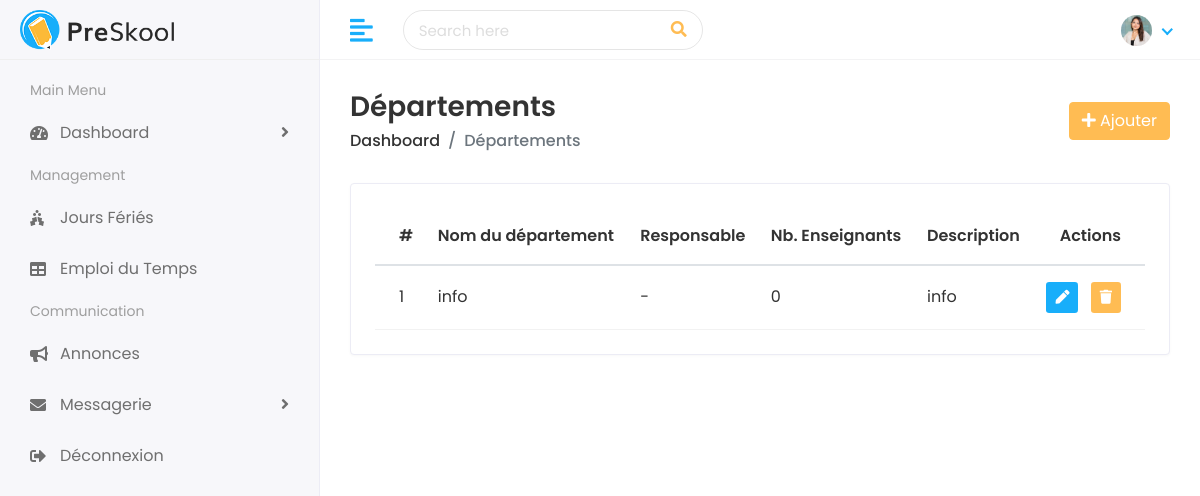
/departments/, run on an earlier commit of the app's database.
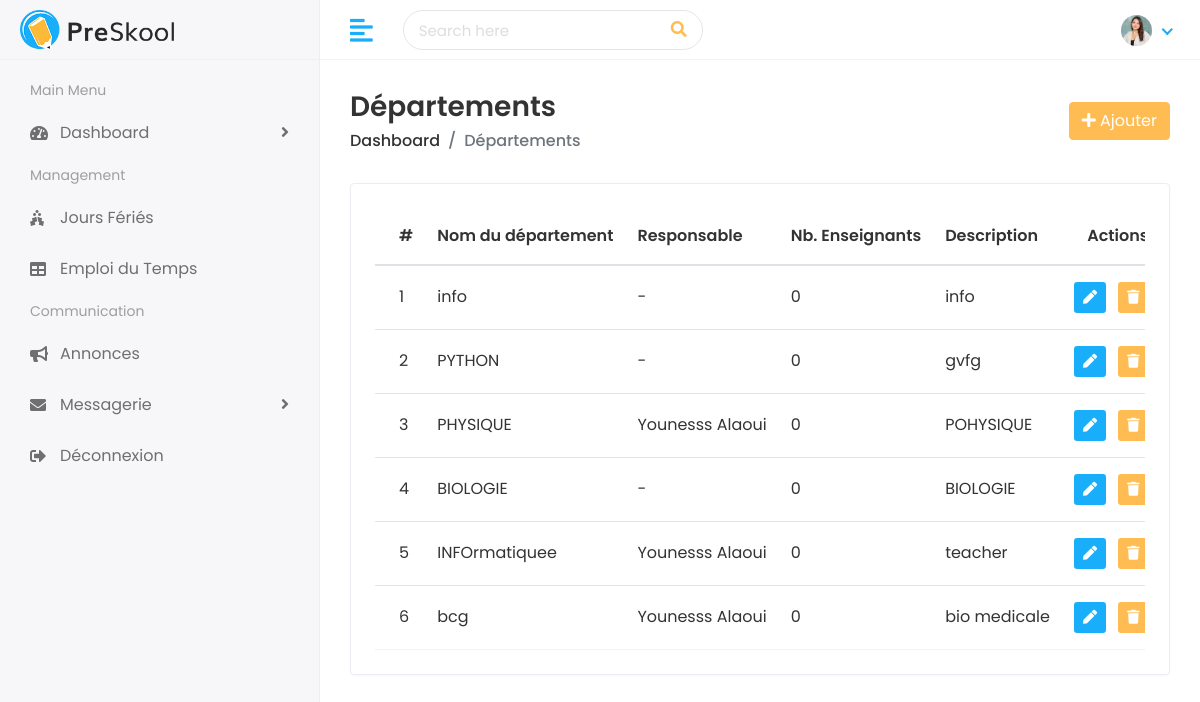
And on a later commit of the database.
### faculty/models.py (models this page shows, shortened)
class Department(models.Model):
    name = models.CharField(max_length=100, unique=True, verbose_name="Nom du département")
    description = models.TextField(blank=True, null=True, verbose_name="Description")
    head_teacher = models.ForeignKey(
        Teacher,
        on_delete=models.SET_NULL,
        null=True,
        blank=True,
        related_name='headed_departments',
        verbose_name="Responsable (Enseignant)"
    )
    teachers = models.ManyToManyField(
        Teacher,
        blank=True,
        related_name='departments',
        verbose_name="Enseignants"
    )

class Teacher(models.Model):
    teacher_id = models.CharField(max_length=20, unique=True, verbose_name="ID Enseignant")
    first_name = models.CharField(max_length=100, verbose_name="Prénom")
    last_name = models.CharField(max_length=100, verbose_name="Nom")
    gender = models.CharField(max_length=10, choices=[('Male', 'Masculin'), ('Female', 'Féminin')], verbose_name="Genre")
    date_of_birth = models.DateField(verbose_name="Date de naissance")
    joining_date = models.DateField(verbose_name="Date d'embauche")
    mobile_number = models.CharField(max_length=15, verbose_name="Numéro de téléphone")
    address = models.TextField(blank=True, null=True, verbose_name="Adresse")
    experience = models.CharField(max_length=50, blank=True, null=True, verbose_name="Expérience")
    image = models.ImageField(upload_to='teachers/', blank=True, null=True, verbose_name="Photo de profil")
    def __str__(self):
        return f"{self.first_name} {self.last_name}"

### faculty/views.py (the view)
# urls.py: path('departments/', views.department_list, name='department_list'),
def department_list(request):
    departments = Department.objects.all()
    return render(request, 'departments/departments.html', {'departments': departments})

### templates/departments/departments.html (shortened to what this page needs)
{% extends 'Home/base.html' %}
{% load static %}
{% block body %}
<div class="page-wrapper">
  <div class="content container-fluid">
    <div class="page-header">
      <div class="row align-items-center">
        <div class="col">
          <h3 class="page-title">Départements</h3>
          <ul class="breadcrumb">
            <li class="breadcrumb-item"><a href="/dashboard/">Dashboard</a></li>
            <li class="breadcrumb-item active">Départements</li>
          </ul>
        </div>
        <div class="col-auto text-right float-right ml-auto">
          <a href="{% url 'add_department' %}" class="btn btn-primary">
            <i class="fas fa-plus"></i> Ajouter
          </a>
        </div>
      </div>
    </div>
    <div class="row">
      <div class="col-sm-12">
        <div class="card card-table">
          <div class="card-body">
            <div class="table-responsive">
              <table class="table table-hover table-center mb-0 datatable">
                <thead>
                  <tr>
                    <th>#</th>
                    <th>Nom du département</th>
                    <th>Responsable</th>
                    <th>Nb. Enseignants</th>
                    <th>Description</th>
                    <th class="text-right">Actions</th>
                  </tr>
                </thead>
                <tbody>
                  {% for dept in departments %}
                  <tr>
                    <td>{{ forloop.counter }}</td>
                    <td>{{ dept.name }}</td>
                    <td>{{ dept.head_teacher|default:"-" }}</td>
                    <td>{{ dept.teachers.count }}</td>
                    <td>{{ dept.description|default:"-" }}</td>
                    <td class="text-right">
                      <div class="actions">
                        <a href="{% url 'edit_department' dept.pk %}" class="btn btn-sm bg-success-light mr-2">
                          <i class="fas fa-pen"></i>
                        </a>
                        <form action="{% url 'delete_department' dept.pk %}" method="POST" style="display:inline;">
                          <button type="submit" class="btn btn-sm bg-danger-light"
                            onclick="return confirm('Supprimer ce département ?');">
                            <i class="fas fa-trash"></i>
                          </button>
                        </form>
                      </div>
                    </td>
                  </tr>
                  {% empty %}
                  <tr><td colspan="6" class="text-center">Aucun département trouvé.</td></tr>
                  {% endfor %}
                </tbody>
              </table>
            </div>
          </div>
        </div>
      </div>
    </div>
  </div>
</div>
{% endblock %}

What changed in the data, as far as the page shows it:
added Department: name "PYTHON", head_teacher "-", teachers.count "0", description "gvfg"
added Department: name "PHYSIQUE", head_teacher "Younesss Alaoui", teachers.count "0", description "POHYSIQUE"
added Department: name "BIOLOGIE", head_teacher "-", teachers.count "0", description "BIOLOGIE"
added Department: name "INFOrmatiquee", head_teacher "Younesss Alaoui", teachers.count "0", description "teacher"
added Department: name "bcg", head_teacher "Younesss Alaoui", teachers.count "0", description "bio medicale"
